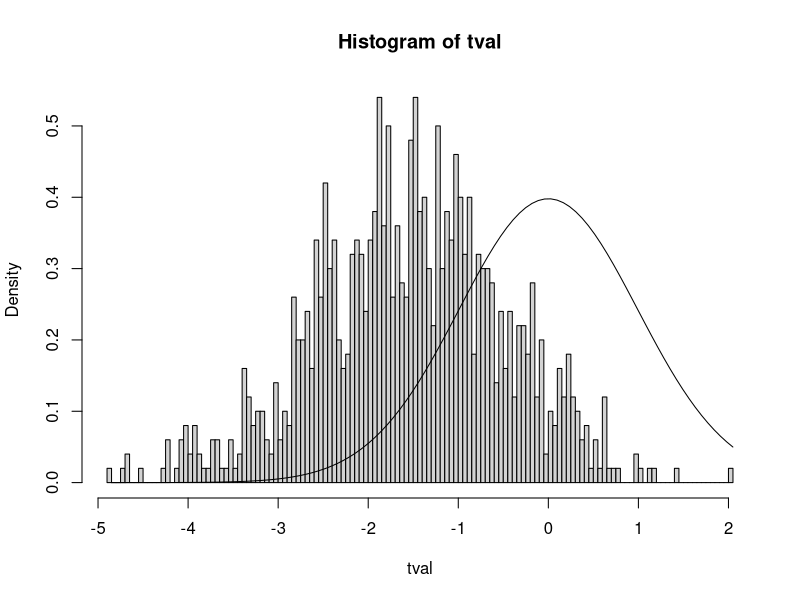

Write the R code that produced this figure.
# Test de moyenne bilatéral - T test simulation (Monte Carlo)
# Objectif: Estimation de puissance 
# dans le cas: 2 échantillons indépendants de même variance.

# Clear environment
rm(list=ls())

#-----------------------------------------------------------------------
# Paramètres de la simulation
#-----------------------------------------------------------------------



# Taille des échantillons pilotes
# Non nécessairement égaux (dépend des ressources disponibles)
npilote_congruent = 40
npilote_incongruent = 25

# Taille des tirages pour Monte-Carlo.
# On les prends égaux de préférence.
n1 = 50
n2 = 50
# Number of runs for MC
runs = 1000


# Difference between the means
# no difference to test the alpha level (type I errors)
meand = 0
# non null to test how often the existing effect is found (power)
meand = 0.04

# Standard deviation of both samples
s = 0.1

# Erreur de 1ère espèce
alpha = 0.05


#---------------------------------------------------
#                     pilote 
#---------------------------------------------------


pilote_ttest_independants<-function(npilote_congruent, npilote_incongruent, meand, s)
{
  # On simule 2 échantillons "réels"
  congruent = rnorm(npilote_congruent,mean = 0,sd = s)
  incongruent = rnorm(npilote_incongruent,mean = meand,sd = s)
  # On estime la différence de moyenne et l'écart-type
  mean1 = mean(congruent)
  mean2 = mean(incongruent)
  # On suppose leur écart-type égal.
  # On l'estime donc par une moyenne de leur écart-type empirique.
  ecart_type = (sd(congruent)+sd(incongruent))/2
  # On retourne l'approximation de l'étude pilote
  return (c(mean1, mean2, ecart_type))
}



#---------------------------------------------------
# t-test simulations (Monte-Carlo)
#---------------------------------------------------

ttest_independants_MC<-function(runs, pilote, n1, n2, alpha){
 
  
   # On récupère les paramètres de l'étude pilote pour le MC.
  mean1 = pilote[1]
  mean2 = pilote[2]
  s = pilote[3]
  meand = mean2-mean1
  
  # Independent variable (predictor)
  x = c(
    rep(1,n1),	# group 1
    rep(2,n2)	# group 2
  )
  x = factor(x)
  
  # Perform runs (with stochastic sampling)
  tval = numeric(runs) # to store resulting t statistics
  tval_hand = numeric(runs) # to store resulting t statistics (computed by hand)
  pval = numeric(runs) # to store resulting p-values
  for (r in 1:runs) {
    # Generate random independent samples with normal distributions
    # for the dependent variable (predicted)
    y = c(
      rnorm(n1,mean=mean1,sd=s),
      rnorm(n2,mean=mean2,sd=s)
    )
    
    # Run model : on stocke les t-statistics et p-values
    # du modèle généré par R.
    model = t.test(y~x, var.equal=TRUE)
    tval[r] = model$statistic
    pval[r] = model$p.value
    
    # Hand-made equivalent to compute the t statistic
    # (will produce the same value as model$statistic)
    # DV for each group
    y1 = y[x==1]
    y2 = y[x==2]
    # Pooled standard deviation
    s12 = sqrt((sd(y1)^2+sd(y2)^2)/(n1+n2-2))
    tval_hand[r] = (mean(y1)-mean(y2))/(s12*sqrt((1/n1)+(1/n2)))
  }
  
  # Display the resulting statistics
  res = data.frame(
    t_statistic=tval,
    t_statistic_hand=tval_hand,
    p_value=pval
  )
  head(res,10)
  
  # Histograms for the observed t statistic on independent samples
  hist(tval,freq=FALSE,breaks=100)
  # Curve for the theoretical distribution for independent samples
  # (if mean = 0)
  s_range = seq(min(tval),max(tval),length.out=100)
  lines(s_range,dt(s_range,n1+n1-2))
  # if the histogram and curve match,
  # this means we cannot differentiate the results at chance level)
  
  # Directly exploit the pvalues generated by the model
  # to get the power of type I error rate (depending on meand value)
  # p5_model devrait tendre vers 0.05 si meand = 0
  # p5_model nous donne la puissance du test si meand != 0
  nb = sum(pval<alpha)
  # --> signifie que si meand = 0, on conclue à tort un effet à un ratio p5_model
  # si meand != 0, on affirme à raison un effet à un ratio p5_model
  p5_model = nb/runs
  
  # Compute the ratio of type I errors (should be <0.5)
  # equivalent to what precedes (to help you understand the computations)
  # (using the t statistic table/function)
  # p5_hand devrait etre égal à p5_model
  thr_low = qt(alpha/2,n1+n2-2,lower.tail=T)
  thr_upp = qt(alpha/2,n1+n2-2,lower.tail=F)
  nb = sum(tval<thr_low | tval>thr_upp)
  p5_hand = nb/runs
  
  # On calcule la puissance théorique (analytique) du t-test avec le package power:
  # NB: Dans le cas n1 = n2 = n, on devrait avoir p5_package = p5_model = p5_hand.
  p5_package = power.t.test(n=(n1+n2)/2, d = meand/s, sig.level = alpha, type = "two.sample", alternative = "two.sided")$power
  
  # Add these results to the global table
  results = data.frame(
    n1=n1,
    n2=n2,
    mean_diff=meand,
    sd=s,
    runs=runs,
    p5_model=p5_model,
    p5_hand=p5_hand,
    p5_package=p5_package 
  )
  results
}
pilote = pilote_ttest_independants(npilote_congruent, npilote_incongruent, meand, s)
ttest_independants_MC(runs, pilote, n1, n2, alpha)
# If meand=0, we expect the proportion of p-values<0.05 to be roughly at 0.05 (type I error rate)
# If meand!=0, we expect the proportion of p-values<0.05 to be the highest possible (power)
